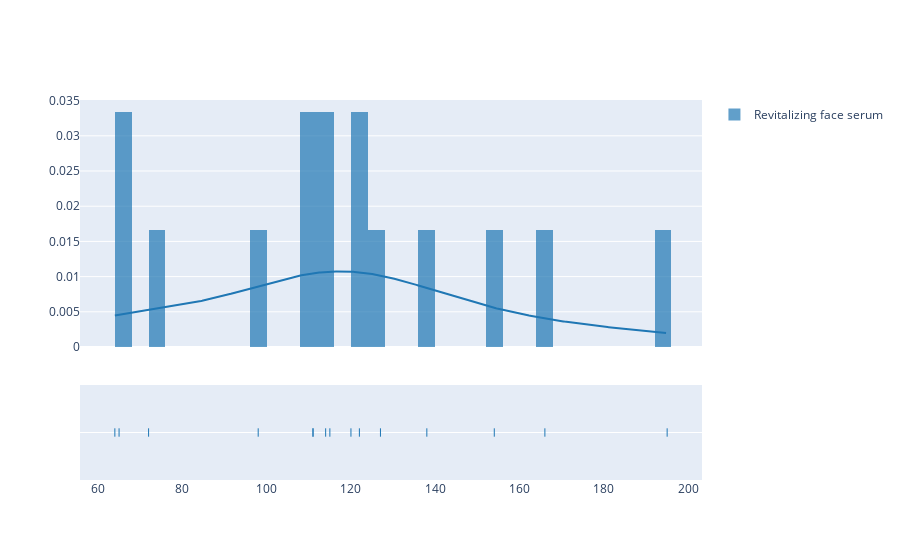

Source (notebook cell):
### Code cell
hist_data = [serum_price]
group_labels = ['Revitalizing face serum']
fig = ff.create_distplot(hist_data, group_labels, bin_size=4)
fig.show()

### Figure 1 — Plotly figure (JSON) as saved in the notebook; plotly's stock layout.template omitted (floating-point values rounded to 4 significant figures; data arrays with more than 128 entries replaced by an {"elided": "..."} marker saying what was removed)
{"data": [{"autobinx": false, "histnorm": "probability density", "legendgroup": "Revitalizing face serum", "marker": {"color": "rgb(31, 119, 180)"}, "name": "Revitalizing face serum", "opacity": 0.7, "type": "histogram", "x": [154, 98, 65, 64, 111, 111, 115, 114, 195, 120, 122, 166, 127, 72, 138], "xaxis": "x", "xbins": {"end": 195, "size": 4, "start": 64}, "yaxis": "y"}, {"legendgroup": "Revitalizing face serum", "marker": {"color": "rgb(31, 119, 180)"}, "mode": "lines", "name": "Revitalizing face serum", "showlegend": false, "type": "scatter", "x": {"elided": "500 float values"}, "xaxis": "x", "y": {"elided": "500 float values"}, "yaxis": "y"}, {"legendgroup": "Revitalizing face serum", "marker": {"color": "rgb(31, 119, 180)", "symbol": "line-ns-open"}, "mode": "markers", "name": "Revitalizing face serum", "showlegend": false, "type": "scatter", "x": [154, 98, 65, 64, 111, 111, 115, 114, 195, 120, 122, 166, 127, 72, 138], "xaxis": "x", "y": ["Revitalizing face serum", "Revitalizing face serum", "Revitalizing face serum", "Revitalizing face serum", "Revitalizing face serum", "Revitalizing face serum", "Revitalizing face serum", "Revitalizing face serum", "Revitalizing face serum", "Revitalizing face serum", "Revitalizing face serum", "Revitalizing face serum", "Revitalizing face serum", "Revitalizing face serum", "Revitalizing face serum"], "yaxis": "y2"}], "layout": {"barmode": "overlay", "hovermode": "closest", "legend": {"traceorder": "reversed"}, "xaxis": {"anchor": "y2", "domain": [0, 1], "zeroline": false}, "yaxis": {"anchor": "free", "domain": [0.35, 1], "position": 0}, "yaxis2": {"anchor": "x", "domain": [0, 0.25], "dtick": 1, "showticklabels": false}}}
